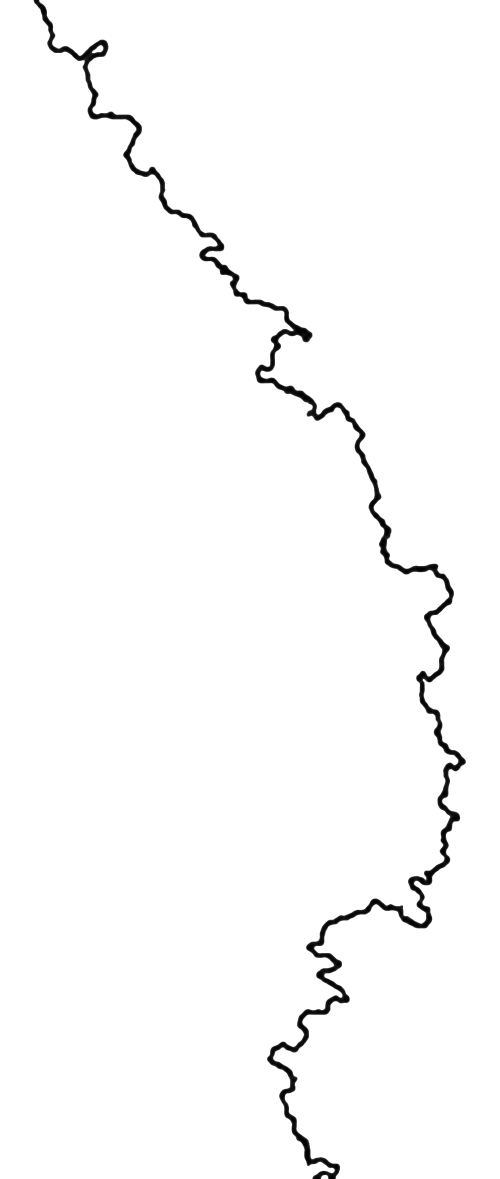
#> input picture VOL_1/resize_mapa_crop_2_col.png, 1000 x 2357 px (shown at 1/2 size)
$ jupyter execute --allow-errors main.ipynb   (shell and % lines are left out)
#> lines starting #> are read from the running program, lines starting #| are printed output that depends on the picture; after the words box and inside, x2 and y2 are one past the last pixel; in counts of white or black regions, pixels touching at a corner belong together
[cell 1]
import numpy as np
import pandas as pd
import matplotlib.pyplot as plt
import matplotlib.patches as patches
import matplotlib.image as mpimg
import cv2
import extcolors
import PIL
from colormap import rgb2hex
from PIL import Image
from PIL import ImageOps
from matplotlib.offsetbox import OffsetImage, AnnotationBbox
from gpx_converter import Converter

[cell 2]
crop_img = cv2.imread('resize_mapa_crop_2_col.png')
#> crop_img is the input picture: shape (2357, 1000, 3); min 0, max 255, mean 250.6
crop_img = crop_img[:,:,1]
#> crop_img: shape (2357, 1000)

[cell 3]
img = cv2.imread('mapa.png').astype(np.float32)
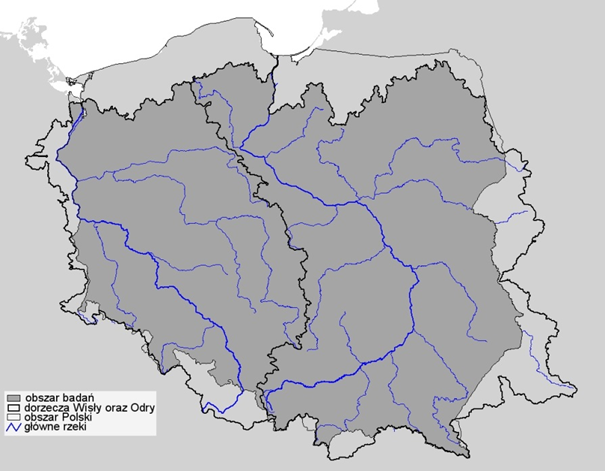
#> input picture VOL_1/mapa.png, 605 x 471 px
#img = img[:,:,0]
#img[:,:,1] = 0
#img[:,:,2] = 0

[cell 4]
step_x = 0.02075020408
step_y = 0.01327343705

[cell 5]
san = (22.877448, 49.004879)
hel = (18.810408, 54.592996)

[cell 6]
hel_pix = (272, 36)
san_pix = (468, 457)

[cell 7]
('lon', 'lat')

[cell 8]
img.shape
#> Out = (471, 605, 3)

[cell 9]
lat = np.zeros(shape = img.shape[:2]).astype(np.float32)
lon = np.zeros(shape = img.shape[:2]).astype(np.float32)

#> (a cell that did not finish here is left out)

[cell 11]
img[:,:,1] = lat
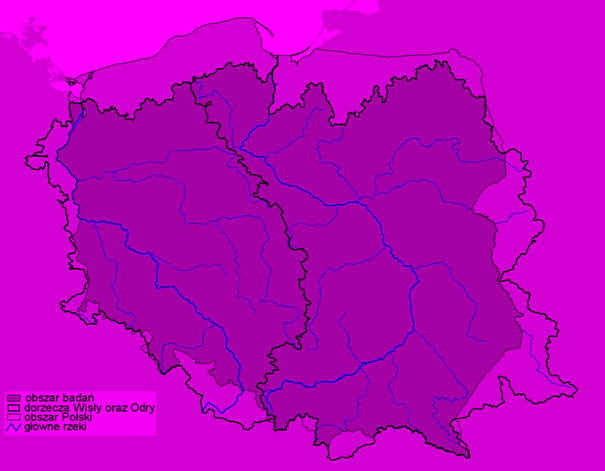
#> img: shape (471, 605, 3) float32; mean B, G, R 189.3, 0, 186.5
img[:,:,2] = lon
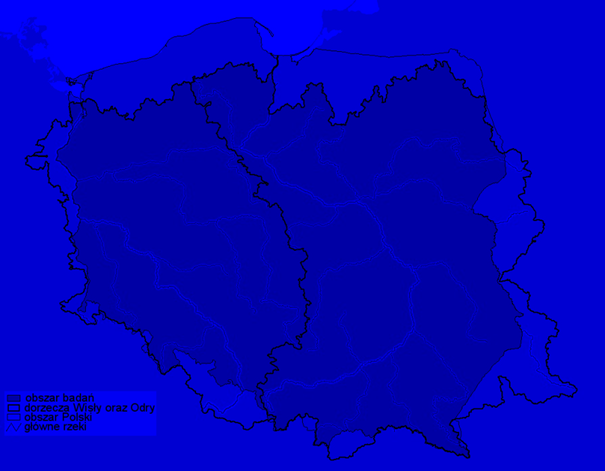
#> img: shape (471, 605, 3) float32; mean B, G, R 189.3, 0, 0

[cell 12]
plt.imshow(img[:,:,2], cmap = 'gray')
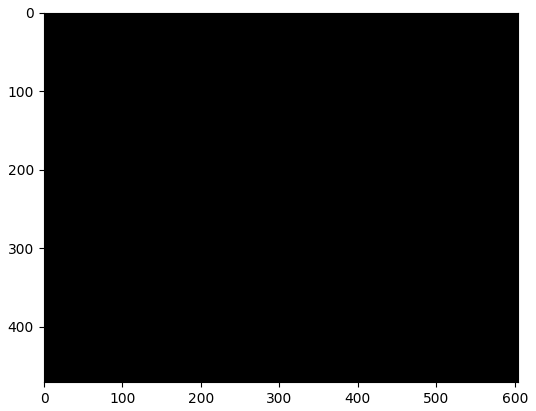
#> figure drawn by matplotlib, 1 panel

[cell 13]
img = img[:,:,1]
#> img: shape (471, 605) float32; every value is 0
plt.figure(figsize=(40, 40), dpi=80)
plt.imshow(img, cmap = 'gray')
ax = plt.gca()
ax.set_xticks(np.arange(0,img.shape[1],2))
#ax.xaxis.tick_top()
for tick in ax.get_xticklabels():
    tick.set_rotation(90)
ax.set_xticks(ax.get_xticks()[::2])
ax.set_yticks(np.arange(0,img.shape[0],2))
ax.yaxis.tick_right()
ax.grid(color='red', linestyle='-.', linewidth=1)
#plt.show()
plt.savefig('foo.png')

[cell 14]
from matplotlib.pyplot import figure

figure(figsize=(8, 6), dpi=80)
plt.imshow(img[:50, 250:300], cmap = 'gray')
ax = plt.gca()
ax.set_xticks(np.arange(0,50,2))
ax.set_yticks(np.arange(0,50,2))
ax.grid(color='red', linestyle='-.', linewidth=1)
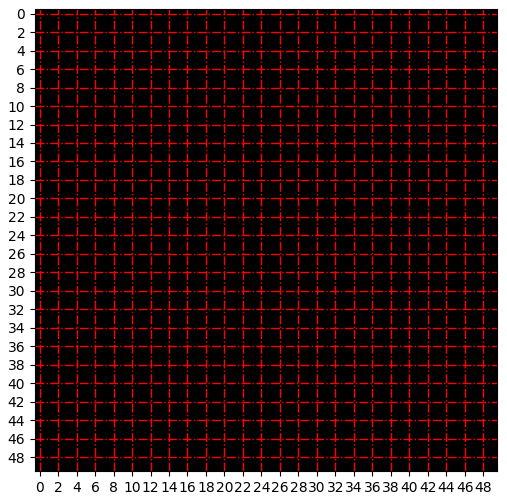
#> figure drawn by matplotlib, 1 panel

#> (a cell that did not finish here is left out)

[cell 16]
from matplotlib.pyplot import figure
limg = cv2.imread('linia_white.png')
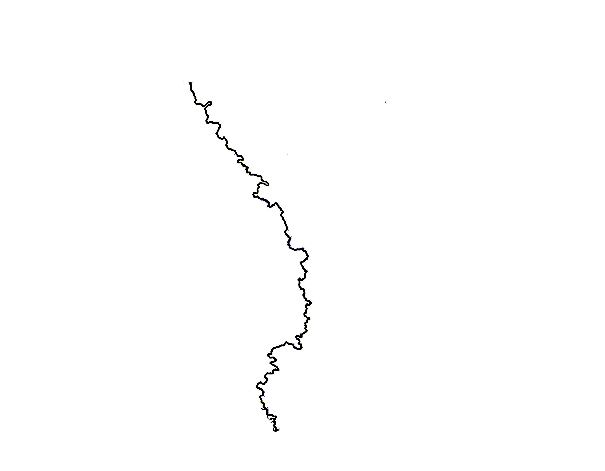
#> input picture VOL_1/linia_white.png, 605 x 471 px
#> limg is the input picture: shape (471, 605, 3); mean B, G, R 253.9, 253.9, 253.9
limg = limg[:,:,0]
#> limg: shape (471, 605)
limg = limg.astype('uint8')
limg = np.where(limg == 255, 0, 255)
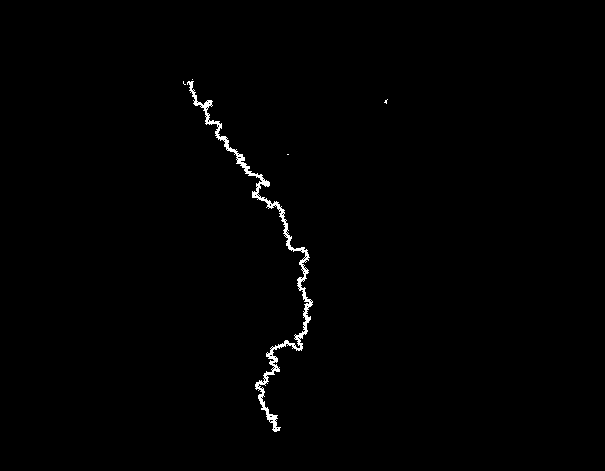
#> limg: shape (471, 605) int64; 0.74% white in thin lines or dots, all inside (x1, y1, x2, y2) = (183, 79, 388, 432)
figure(figsize=(10,10), dpi=80)
plt.imshow(limg, cmap = 'gray')

[cell 17]
plt.imshow(limg[70:100,180:200], cmap = 'gray')
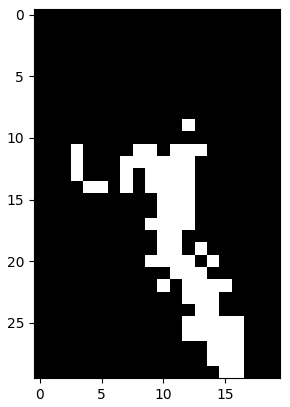
#> figure drawn by matplotlib, 1 panel

[cell 18]
start = (85,182)

[cell 19]
plt.imshow(limg[400:450,250:300], cmap = 'gray')
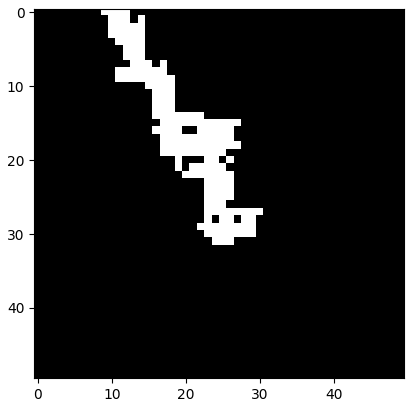
#> figure drawn by matplotlib, 1 panel

[cell 20]
end = (430,275)

[cell 21]
limg[430,275]
#> Out = 255

#> (a cell that did not finish here is left out)

[cell 23]
import tcod
#> (the rest of this cell did not finish here and is left out)

#> (a cell that did not finish here is left out)

#> (a cell that did not finish here is left out)

[cell 26]
new_arr = np.ones(shape = limg.shape)*255

#> (a cell that did not finish here is left out)

[cell 28]
np.where(limg == 0, 255, 0)

[cell 29]
fig, axes = plt.subplots(1,2)
fig.set_size_inches((10,10))
axes[0].imshow(new_arr, cmap = 'gray')
axes[1].imshow(np.where(limg == 0, 255, 0), cmap = 'gray')
plt.show()
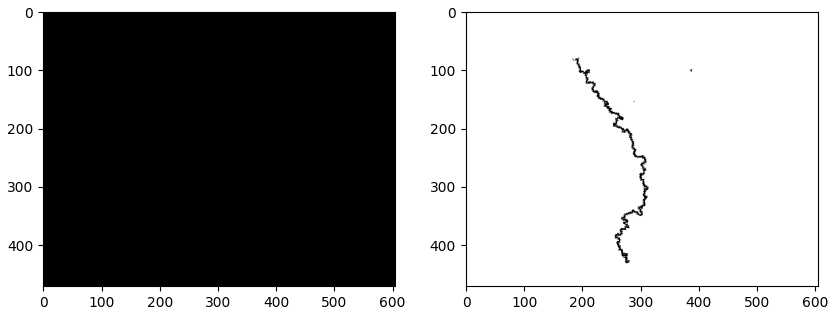
#> figure drawn by matplotlib, 2 panels

[cell 30]
start = san[0]- step_x*san_pix[0], san[1] + step_y*san_pix[1]

[cell 31]
start

#> (a cell that did not finish here is left out)

#> (a cell that did not finish here is left out)

#> (a cell that did not finish here is left out)

#> (a cell that did not finish here is left out)

#> (a cell that did not finish here is left out)

[cell 37]
Converter(input_file='vol_1.csv').csv_to_gpx(lats_colname='latitude',
                                                 longs_colname='longitude',
                                                 output_file='vol_1.gpx')
#> (this line was passed over: gpx_converter is not available in this run)
